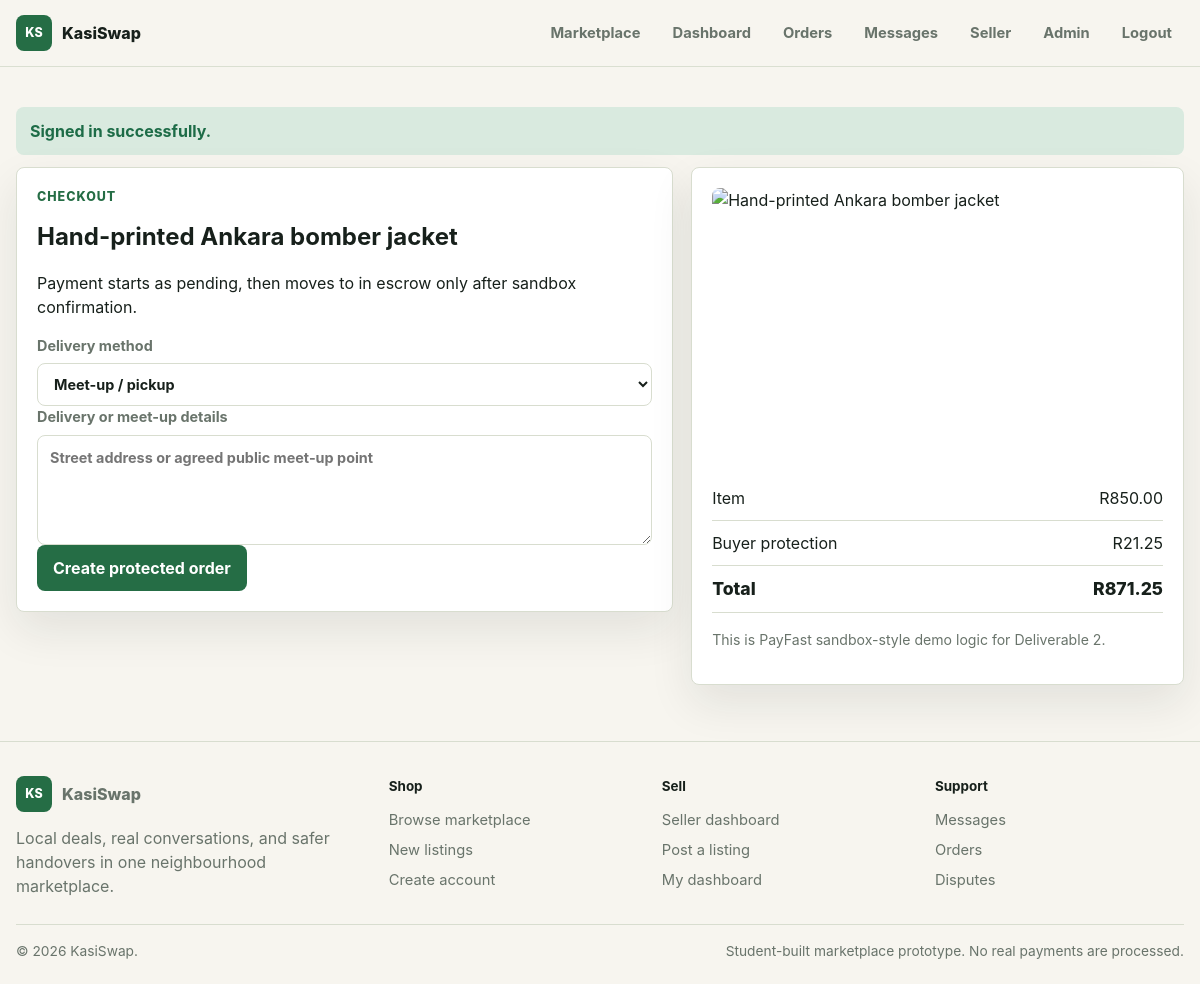
The app's page /checkout.php?listing_id=1 (signed in) with its own data.
### tables this page shows
CREATE TABLE listings (
  id INT AUTO_INCREMENT PRIMARY KEY,
  seller_id INT NOT NULL,
  category_id INT NOT NULL,
  title VARCHAR(160) NOT NULL,
  slug VARCHAR(180) NOT NULL UNIQUE,
  description TEXT NOT NULL,
  price DECIMAL(10,2) NOT NULL,
  item_condition ENUM('new', 'like_new', 'good', 'fair') NOT NULL,
  status ENUM('active', 'reserved', 'sold', 'draft', 'hidden') NOT NULL DEFAULT 'active',
  location_township VARCHAR(100) NOT NULL,
  location_city VARCHAR(100) NOT NULL,
  accepts_escrow TINYINT(1) NOT NULL DEFAULT 1,
  accepts_delivery TINYINT(1) NOT NULL DEFAULT 1,
  created_at TIMESTAMP NOT NULL DEFAULT CURRENT_TIMESTAMP,
  CONSTRAINT fk_listings_seller FOREIGN KEY (seller_id) REFERENCES users(id),
  CONSTRAINT fk_listings_category FOREIGN KEY (category_id) REFERENCES categories(id),
  INDEX idx_listings_search (status, category_id, location_township, price)
);

### app/database.php (called while the page is built, shortened)
<?php
function db(): PDO
{
    static $pdo = null;
    if ($pdo instanceof PDO) {
        return $pdo;
    }
    $config = app_config();
    $dsn = sprintf(
        'mysql:host=%s;port=%s;dbname=%s;charset=utf8mb4',
        $config['db_host'],
        $config['db_port'],
        $config['db_name']
    );
    $pdo = new PDO($dsn, $config['db_user'], $config['db_pass'], [
        PDO::ATTR_ERRMODE => PDO::ERRMODE_EXCEPTION,
        PDO::ATTR_DEFAULT_FETCH_MODE => PDO::FETCH_ASSOC,
        PDO::ATTR_EMULATE_PREPARES => false,
    ]);
    return $pdo;
}

### app/services.php (called while the page is built, shortened)
<?php
function get_listing_image(int $listingId): string
{
    $stmt = db()->prepare('SELECT image_path FROM listing_images WHERE listing_id = ? ORDER BY is_primary DESC, id ASC LIMIT 1');
    $stmt->execute([$listingId]);
    $image = $stmt->fetchColumn();
    return $image ?: '/assets/img/placeholder.svg';
}
function get_listing(int $id): ?array
{
    $stmt = db()->prepare(
        'SELECT l.*, c.name AS category_name, u.full_name AS seller_name, u.verification_level, u.township AS seller_township,
                sp.store_name, sp.store_bio, sp.total_sales
         FROM listings l
         JOIN categories c ON c.id = l.category_id
         JOIN users u ON u.id = l.seller_id
         LEFT JOIN seller_profiles sp ON sp.user_id = u.id
         WHERE l.id = ? LIMIT 1'
    );
    $stmt->execute([$id]);
    $listing = $stmt->fetch();
    $listing['image_path'] = get_listing_image((int) $listing['id']);
    return $listing;
}

### app/helpers.php (called while the page is built, shortened)
<?php
function e(?string $value): string
{
    return htmlspecialchars($value ?? '', ENT_QUOTES, 'UTF-8');
}
function money(float|string|int $amount): string
{
    return 'R' . number_format((float) $amount, 2);
}

### public/checkout.php (the view, shortened to what this page needs)
<?php
$listing = get_listing((int) ($_GET['listing_id'] ?? $_POST['listing_id'] ?? 0));
$fee = round((float) $listing['price'] * BUYER_PROTECTION_RATE, 2);
?>
<section class="checkout-layout">
    <form class="panel" method="post">
        <p class="eyebrow">Checkout</p>
        <h1><?= e($listing['title']) ?></h1>
        <p>Payment starts as pending, then moves to in escrow only after sandbox confirmation.</p>
        <label>Delivery method
            <select name="delivery_method">
                <option value="pickup">Meet-up / pickup</option>
            </select>
        </label>
        <label>Delivery or meet-up details
            <textarea name="delivery_address" rows="4" required placeholder="Street address or agreed public meet-up point"></textarea>
        </label>
        <button class="button primary" type="submit">Create protected order</button>
    </form>
    <aside class="panel summary">
        <img src="<?= e($listing['image_path']) ?>" alt="<?= e($listing['title']) ?>">
        <dl>
            <div><dt>Item</dt><dd><?= money($listing['price']) ?></dd></div>
            <div><dt>Buyer protection</dt><dd><?= money($fee) ?></dd></div>
            <div class="total"><dt>Total</dt><dd><?= money((float) $listing['price'] + $fee) ?></dd></div>
        </dl>
        <p class="form-note">This is PayFast sandbox-style demo logic for Deliverable 2.</p>
    </aside>
</section>

### public/assets/css/styles.css (style rules this page uses)
:root { --bg: #f7f5ef; --surface: #ffffff; --surface-2: #f0efe7; --text: #17201b; --muted: #69746b; --line: #d8ddcf; --primary: #256d45; --primary-dark: #184a31; --primary-soft: #dfead6; --warning: #9b6b17; --warning-soft: #fff2cc; --danger: #a13d3a; --danger-soft: #f8d9d8; --success: #1d6c47; --success-soft: #d9eadf; --shadow: 0 18px 45px rgba(26, 38, 31, 0.09); color-scheme: light; }
* { box-sizing: border-box; }
body { margin: 0; background: var(--bg); color: var(--text); font-family: Inter, ui-sans-serif, system-ui, -apple-system, BlinkMacSystemFont, "Segoe UI", sans-serif; line-height: 1.5; }
img { display: block; max-width: 100%; }
input, select, textarea, button { font: inherit; }
input, select, textarea { width: 100%; border: 1px solid var(--line); border-radius: 8px; background: #fff; color: var(--text); padding: 11px 12px; outline: none; }
label { display: grid; gap: 7px; color: var(--muted); font-size: 0.9rem; font-weight: 650; }
.hero-card span, .form-note { color: var(--muted); font-size: 0.88rem; }
.eyebrow { margin: 0 0 12px; color: var(--primary); font-size: 0.78rem; font-weight: 800; letter-spacing: 0.08em; text-transform: uppercase; }
.button { display: inline-flex; min-height: 42px; align-items: center; justify-content: center; border: 1px solid transparent; border-radius: 8px; cursor: pointer; font-weight: 750; padding: 10px 15px; }
.button.primary { background: var(--primary); color: #fff; }
.stats-grid article, .panel, .listing-card, .trust-band, .filter-bar { border: 1px solid var(--line); border-radius: 8px; background: var(--surface); box-shadow: var(--shadow); }
.section-heading h2, .panel h1, .panel h2, .listing-card h3 { margin: 0; }
.panel { padding: 20px; }
.auth-grid, .dashboard-grid, .checkout-layout, .detail-layout { display: grid; grid-template-columns: minmax(0, 1fr) minmax(320px, 0.75fr); gap: 18px; align-items: start; }
.summary img { width: 100%; aspect-ratio: 16 / 10; border-radius: 8px; object-fit: cover; }
.summary dl { display: grid; gap: 10px; }
.summary dl div { display: flex; justify-content: space-between; border-bottom: 1px solid var(--line); padding-bottom: 10px; }
.summary .total { font-size: 1.1rem; font-weight: 850; }

### records on screen
listings: title "Hand-printed Ankara bomber jacket", price "R850.00", price "R21.25", money((float) $listing['price'] + $fee) "R871.25"

### other values on screen
$message['message'] "Signed in successfully."
